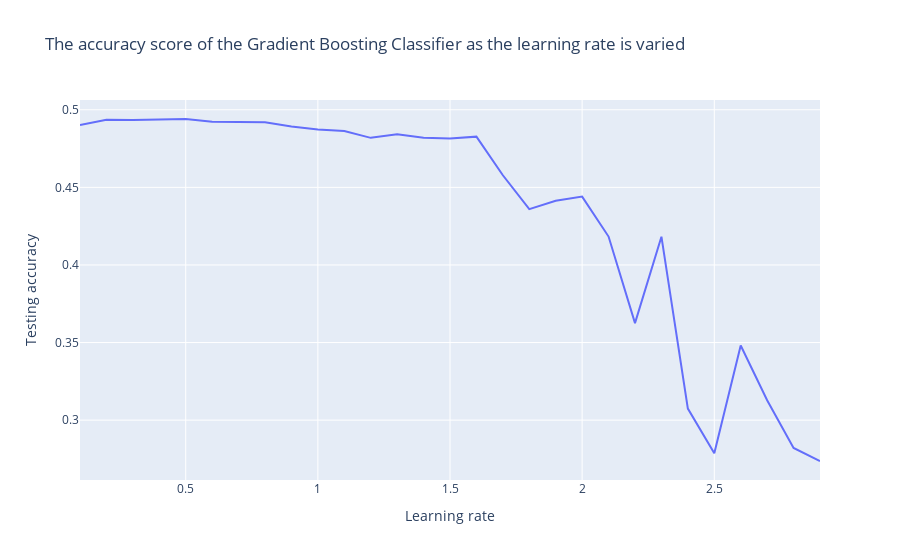

This figure's notebook cell:
### Code cell
px.line(
    x=np.arange(0.1, 3, 0.1),
    y=learning_rate_scores_list,
    labels={'x': 'Learning rate', 'y': 'Testing accuracy'},
    title='The accuracy score of the Gradient Boosting Classifier as the learning rate is varied')

### Figure 1 — Plotly figure (JSON) as saved in the notebook; plotly's stock layout.template omitted (floating-point values rounded to 4 significant figures)
{"data": [{"hovertemplate": "Learning rate=%{x}<br>Testing accuracy=%{y}<extra></extra>", "legendgroup": "", "line": {"color": "#636efa", "dash": "solid"}, "marker": {"symbol": "circle"}, "mode": "lines", "name": "", "orientation": "v", "showlegend": false, "type": "scatter", "x": [0.1, 0.2, 0.3, 0.4, 0.5, 0.6, 0.7, 0.8, 0.9, 1, 1.1, 1.2, 1.3, 1.4, 1.5, 1.6, 1.7, 1.8, 1.9, 2, 2.1, 2.2, 2.3, 2.4, 2.5, 2.6, 2.7, 2.8, 2.9], "xaxis": "x", "y": [0.4902, 0.4936, 0.4934, 0.4938, 0.494, 0.4923, 0.4921, 0.4919, 0.4892, 0.4873, 0.4863, 0.4819, 0.4843, 0.482, 0.4814, 0.4827, 0.4578, 0.436, 0.4413, 0.444, 0.4183, 0.3625, 0.4182, 0.3075, 0.2786, 0.3481, 0.3128, 0.2821, 0.2737], "yaxis": "y"}], "layout": {"legend": {"tracegroupgap": 0}, "title": {"text": "The accuracy score of the Gradient Boosting Classifier as the learning rate is varied"}, "xaxis": {"anchor": "y", "domain": [0, 1], "title": {"text": "Learning rate"}}, "yaxis": {"anchor": "x", "domain": [0, 1], "title": {"text": "Testing accuracy"}}}}
